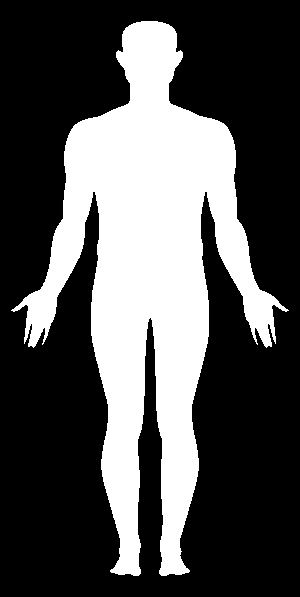
#> input picture morphology/ab.jpg, 300 x 597 px
$ python morphological_hats.py --image ab.jpg
#> lines starting #> are read from the running program, lines starting #| are printed output that depends on the picture; after the words box and inside, x2 and y2 are one past the last pixel; in counts of white or black regions, pixels touching at a corner belong together


import argparse
import cv2
import numpy as np


ap = argparse.ArgumentParser()
ap.add_argument("-i", "--image", required=True,
                help= "path to input image")

args = vars(ap.parse_args())


image = cv2.imread(args['image'])
#> image is the input picture: shape (597, 300, 3); min 0, max 255, mean 82.3
gray = cv2.cvtColor(image, cv2.COLOR_BGR2GRAY)


rectKernel = cv2.getStructuringElement(cv2.MORPH_RECT, (13,5))

#blackhat operation which enables us to find dark regions on a light backtround
blackhat = cv2.morphologyEx(gray, cv2.MORPH_BLACKHAT, rectKernel)
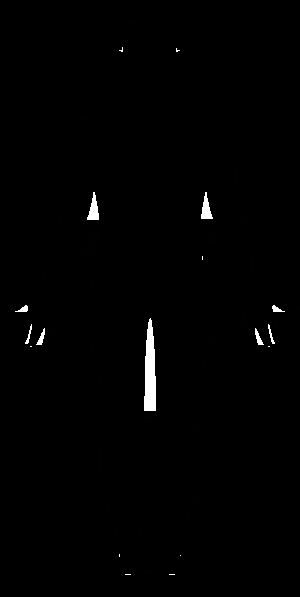
#> blackhat: shape (597, 300); min 0, max 255, mean 2.3


#tophat/whitehat will enable us to find light regions on a dark background
tophat = cv2.morphologyEx(gray, cv2.MORPH_TOPHAT, rectKernel)


#cv2.imshow("original", image)
winname = "original"
cv2.namedWindow(winname)        # Create a named window
cv2.moveWindow(winname, 40,30)  # Move it to (40,30)
cv2.imshow(winname, image)
cv2.waitKey(0)


#cv2.imshow("gray", gray)
winname = "gray"
cv2.namedWindow(winname)        # Create a named window
cv2.moveWindow(winname, 40,30)  # Move it to (40,30)
cv2.imshow(winname, gray)
cv2.waitKey(0)


#cv2.imshow("blackhat", blackhat)
winname = "blackhat"
cv2.namedWindow(winname)        # Create a named window
cv2.moveWindow(winname, 40,30)  # Move it to (40,30)
cv2.imshow(winname, blackhat)
cv2.waitKey(0)


#cv2.imshow("tophat", tophat)
winname = "tophat"
cv2.namedWindow(winname)        # Create a named window
cv2.moveWindow(winname, 40,30)  # Move it to (40,30)
cv2.imshow(winname, tophat)
cv2.waitKey(0)


cv2.destroyAllWindows()
#cv2.imshow("original", image)
winname = "original"
cv2.namedWindow(winname)        # Create a named window
cv2.moveWindow(winname, 40,30)  # Move it to (40,30)
cv2.imshow(winname, image)
cv2.waitKey(0)

kernelSize = [(3,3)]
for kernel_size in kernelSize:
    #gradiant
    #A morphological gradient is the difference between a dilation and erosion.
    #It is useful for determining the outline of a particular object of an image:

    kernel = cv2.getStructuringElement(cv2.MORPH_RECT, kernel_size)
    gradient = cv2.morphologyEx(gray, cv2.MORPH_GRADIENT, kernel)
    # cv2.imshow("openning: ({} , {})".format(
    #     kernel_size[0], kernel_size[1]), gradient
    #     )
    winname = "openning: ({} , {})".format(
        kernel_size[0], kernel_size[1])
    cv2.namedWindow(winname)        # Create a named window
    cv2.moveWindow(winname, 40,30)  # Move it to (40,30)
    cv2.imshow(winname, gradient)
    cv2.waitKey(0)
#> this loop made 1 pass
#> pass 1, `gradient = cv2.morphologyEx(gray, cv2.MORPH_GRADIENT, kernel)`:
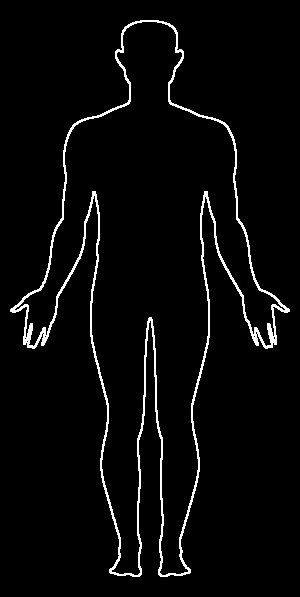
#> gradient: shape (597, 300); min 0, max 255, mean 9.3


#binary
(thresh, im_bw) = cv2.threshold(gradient, 128, 255, cv2.THRESH_BINARY | cv2.THRESH_OTSU)
#> im_bw: shape (597, 300); 3.6% white in thin lines or dots, all inside (x1, y1, x2, y2) = (10, 20, 290, 577)
#> thresh = 2

#cv2.imshow("binary", im_bw)
winname = "binary"
cv2.namedWindow(winname)        # Create a named window
cv2.moveWindow(winname, 40,30)  # Move it to (40,30)
cv2.imshow(winname, im_bw)
cv2.waitKey(0)


thresh = 110
im_bw = cv2.threshold(gradient, thresh, 255, cv2.THRESH_BINARY)[1]

#cv2.imshow("binary", im_bw)
winname = "binary"
cv2.namedWindow(winname)        # Create a named window
cv2.moveWindow(winname, 40,30)  # Move it to (40,30)
cv2.imshow(winname, im_bw)
cv2.waitKey(0)


kernelSize = [(2,1)]

for kernel_size in kernelSize:
    #opening
    #first an erosion is applied to remove the small blobs,
    #  then a dilation is applied to regrow the size of the original object.
    kernel = cv2.getStructuringElement(cv2.MORPH_RECT, kernel_size)
    im_bw = cv2.morphologyEx(im_bw, cv2.MORPH_OPEN, kernel)
    winname = "binary"
    cv2.namedWindow(winname)        # Create a named window
    cv2.moveWindow(winname, 40,30)  # Move it to (40,30)
    cv2.imshow(winname, im_bw)
    cv2.waitKey(0)
#> this loop made 1 pass
#> kernel on pass 1: [[1, 1]]
#> pass 1, `im_bw = cv2.morphologyEx(im_bw, cv2.MORPH_OPEN, kernel)`:
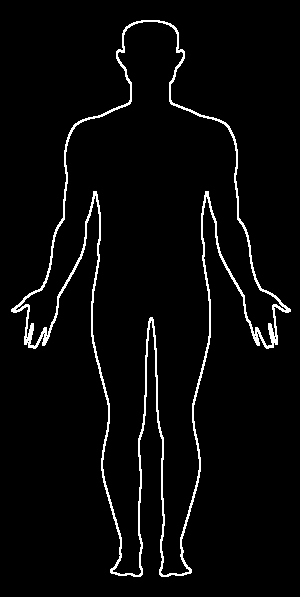
#> im_bw: shape (597, 300); 3.6% white in thin lines or dots, all inside (x1, y1, x2, y2) = (11, 20, 291, 577)


print(im_bw)
#> (printed output is left out)
print(im_bw.ndim)
#| 2
print(im_bw.shape)
#| (597, 300)
print(type(im_bw))
#| <class 'numpy.ndarray'>
indices = np.argwhere(im_bw == [255])
#> indices = 6459 pairs, first value 20 to 576, second value 11 to 290

print(indices.ndim)
#| 2
print(indices.shape)
#| (6459, 2)

print(indices)
#> (printed output is left out)
# coordinates = zip(indices[0], indices[1])
# print()
# print(list(coordinates))
print()
coordinates_tuples = list(map(tuple, indices))
#> coordinates_tuples has the same summary as indices
coordinates_tuples = [x[::-1] for x in coordinates_tuples]
#> coordinates_tuples = 6459 pairs, first value 11 to 290, second value 20 to 576
print(coordinates_tuples)
#> (printed output is left out)
coordinates_tuples = np.array(coordinates_tuples)
print()
print(coordinates_tuples)
print(type(coordinates_tuples))
#cv2.line(image, coordinates, 4)
# for point1, point2 in zip(coordinates[0], coordinates[1]):
#     cv2.line(image, point1, point2, [0, 255, 0], 2)
cv2.drawContours(image, [coordinates_tuples], -1, (0,0,255), 2)
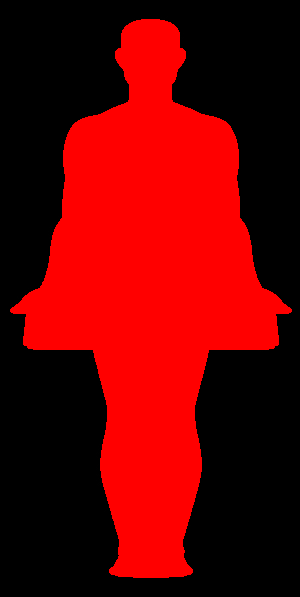
#> image: shape (597, 300, 3); mean B, G, R 0, 0, 104.7
#cv2.drawContours(im_bw, [coordinates_tuples], 0, (0,0,255), 2)


#cv2.imshow("line", image)
winname = "line1"
cv2.namedWindow(winname)        # Create a named window
cv2.moveWindow(winname, 40,30)  # Move it to (40,30)
cv2.imshow(winname, image)
cv2.waitKey(0)


#cv2.imshow("before", im_bw)
winname = "before"
cv2.namedWindow(winname)        # Create a named window
cv2.moveWindow(winname, 40,30)  # Move it to (40,30)
cv2.imshow(winname, im_bw)
cv2.waitKey(0)

$ run again, on morphology/aaa.png
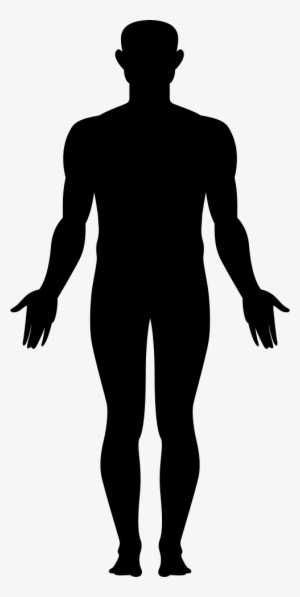
#> input picture morphology/aaa.png, 300 x 597 px
#> image is the input picture: shape (597, 300, 3); min 0, max 248, mean 163.6
#> `(thresh, im_bw) = cv2.threshold(gradient, 128, 255, cv2.THRESH_BINARY ..`:
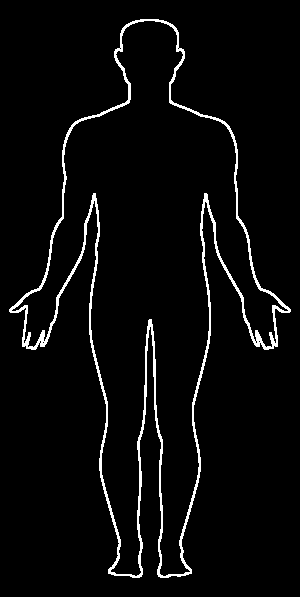
#> im_bw: shape (597, 300); 3.9% white in thin lines or dots, all inside (x1, y1, x2, y2) = (9, 19, 291, 578)
#> thresh = 99
#> the loop `for kernel_size in kernelSize:` made 1 pass
#> kernel on pass 1: [[1, 1]]
#> (printed output is left out)
#| 2
#| (597, 300)
#| <class 'numpy.ndarray'>
#> indices = 6656 pairs, first value 19 to 577, second value 10 to 291
#| 2
#| (6656, 2)
#> (printed output is left out)
#> `coordinates_tuples = list(map(tuple, indices))`: coordinates_tuples has the same summary as indices
#> `coordinates_tuples = [x[::-1] for x in coordinates_tuples]`: coordinates_tuples = 6656 pairs, first value 10 to 291, second value 19 to 577
#> (printed output is left out)
#> `cv2.drawContours(image, [coordinates_tuples], -1, (0,0,255), 2)`:
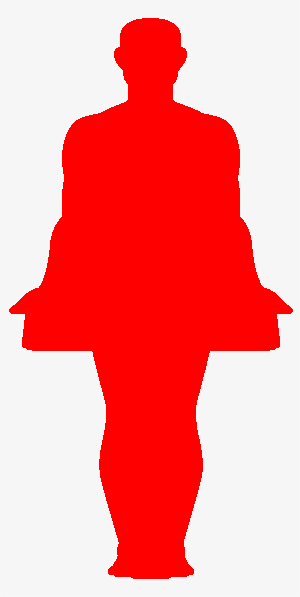
#> image: shape (597, 300, 3); mean B, G, R 143.2, 143.2, 249.8
